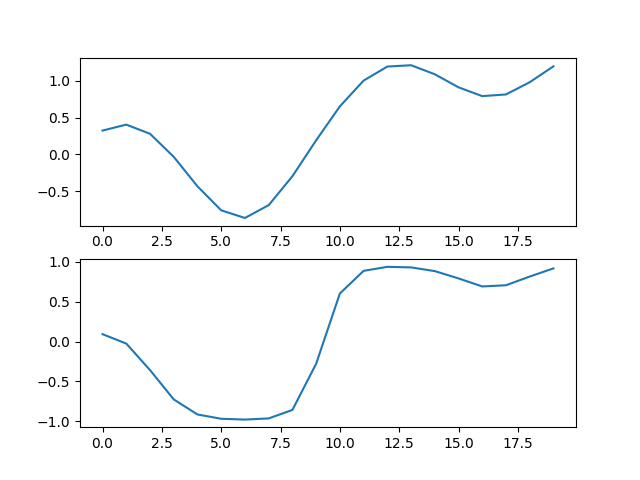

The Python source for this figure:
import torch
import matplotlib.pyplot as plt

from models.vqvae import SignalVectorQuantizedVAE

def vis(model_path, data_path, patch_size, fig_path="vis.png"):
    model = SignalVectorQuantizedVAE(patch_size)
    model.load_state_dict(torch.load(model_path))

    data = torch.load(data_path, weights_only=True)
    x = data[0:1, 0:1, 0:1, :patch_size]
    x_reconstruct, z_e_x, z_q_x = model(x)

    print(x_reconstruct.shape, z_e_x.shape)

    fig, (ax1, ax2) = plt.subplots(2, 1)
    ax1.plot(x[0, 0, 0, :].detach().numpy())
    ax2.plot(x_reconstruct[0, 0, 0, :].detach().numpy())
    plt.savefig(fig_path)
